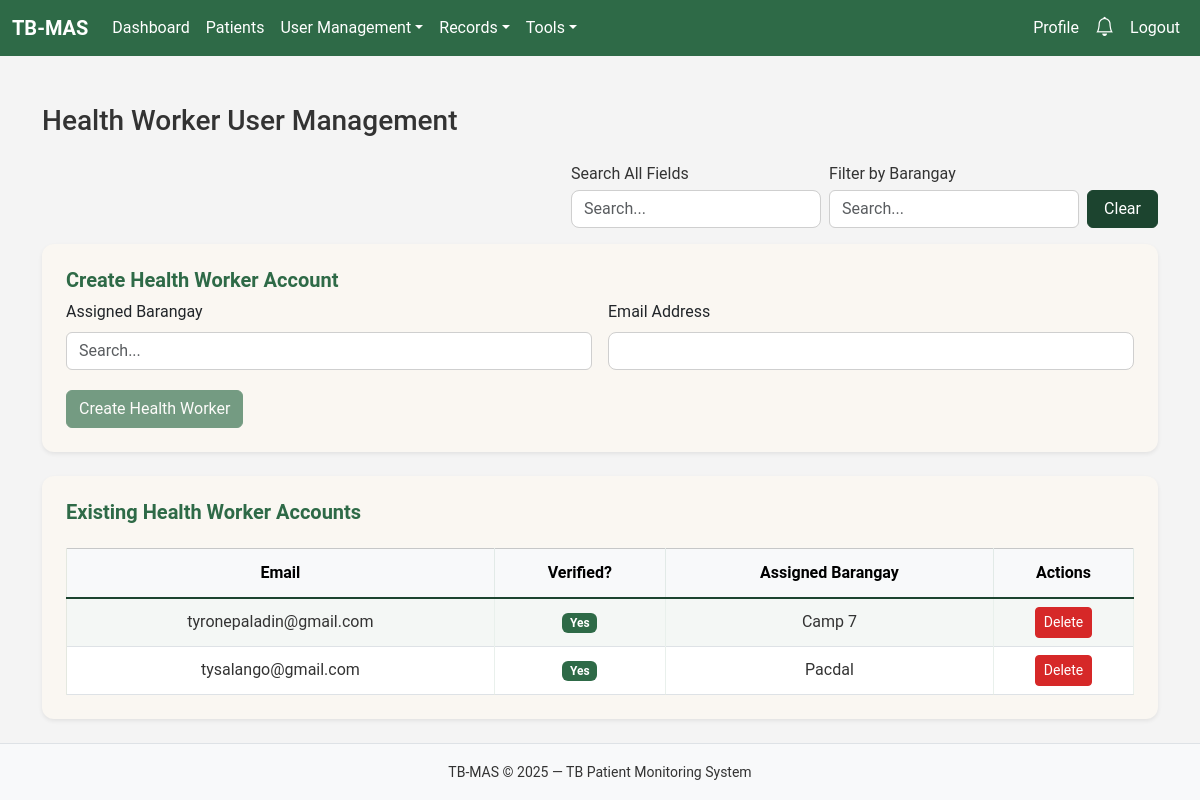
The app's page /public/admin/create_health_worker.php (signed in), older data.
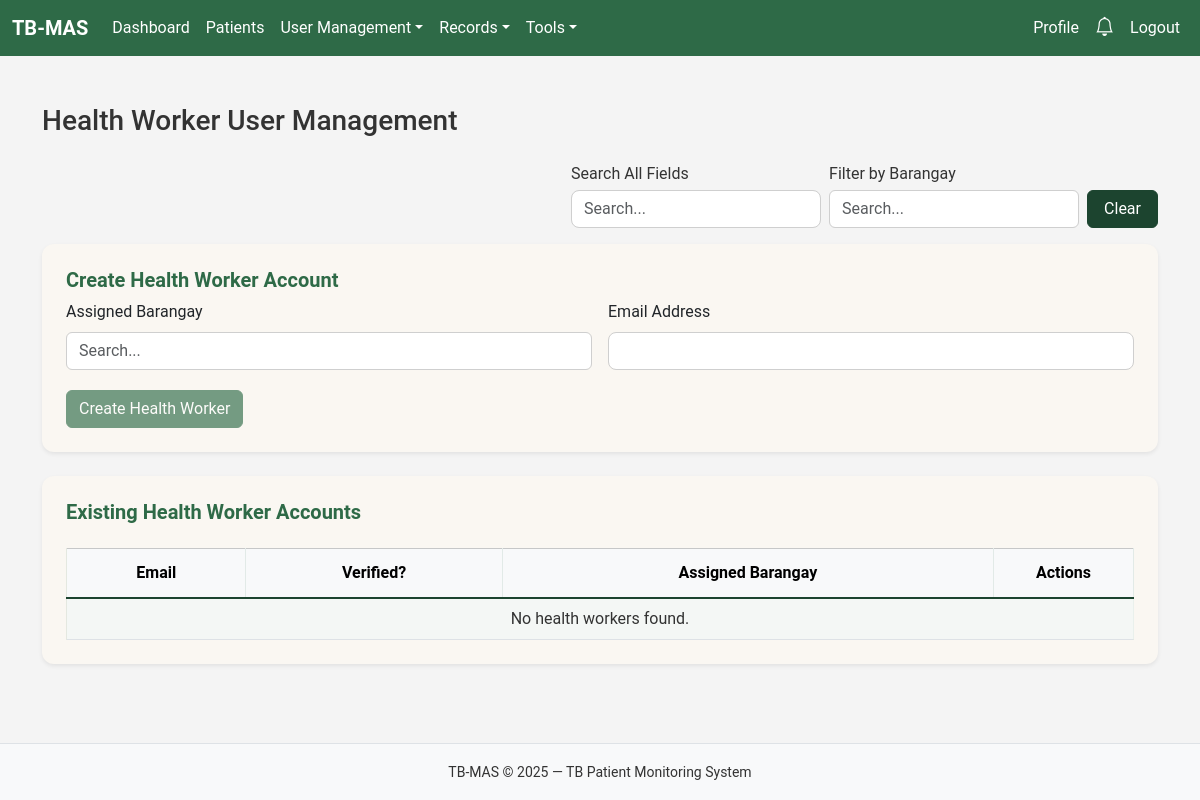
The same page, newer data.
### tables this page shows
CREATE TABLE `users` (
  `user_id` int(11) NOT NULL,
  `email` varchar(150) NOT NULL,
  `password_hash` varchar(255) NOT NULL,
  `role` enum('super_admin','health_worker','patient') NOT NULL,
  `barangay_assigned` varchar(100) DEFAULT NULL,
  `is_verified` tinyint(4) DEFAULT 0,
  `verification_token` varchar(150) DEFAULT NULL,
  `password_reset_required` tinyint(4) DEFAULT 1,
  `created_at` timestamp NOT NULL DEFAULT current_timestamp()
);

### public/admin/create_health_worker.php (the view, shortened to what this page needs)
<?php
require_once __DIR__ . '/../partials/header.php';
require_once __DIR__ . '/../partials/navbar.php';
$pdo = getDB();
$q = trim($_GET['q'] ?? '');
$sql = "SELECT * FROM users WHERE role = 'health_worker'";
$params = [];
$sql .= " ORDER BY created_at DESC";
$stmt = $pdo->prepare($sql);
$stmt->execute($params);
$healthWorkers = $stmt->fetchAll();
?>
<div class="container py-4">
  <h3 class="mb-4">Health Worker User Management</h3>
  <form class="d-flex justify-content-end mb-3"
        method="GET"
        action="/WEBSYS_FINAL_PROJECT/public/"
        data-ajax="health_workers">
      <div class="d-flex gap-2" style="max-width: 900px;">
        <div class="d-flex flex-column" style="width: 250px;">
          <label class="form-label mb-1">Search All Fields</label>
          <input name="q" value="<?= htmlspecialchars($q) ?>" class="form-control" placeholder="Search...">
        </div>
        <div class="d-flex flex-column" style="width: 250px;">
          <label class="form-label mb-1">Filter by Barangay</label>
        </div>
        <button type="button" class="btn btn-secondary search-clear-btn"
                onclick="clearFilters(this.closest('form'))">
          Clear
        </button>
      </div>
  </form>
  <div class="card shadow-sm p-4 mb-4">
    <h5>Create Health Worker Account</h5>
    <form method="POST" class="row g-3" action="/WEBSYS_FINAL_PROJECT/public/?route=user/create_health_worker">
      <div class="col-md-6">
        <label class="form-label">Assigned Barangay</label>
      </div>
      <div class="col-md-6">
        <label class="form-label">Email Address</label>
        <input type="email" name="email" class="form-control" required>
      </div>
      <div class="col-12">
        <button type="submit" class="btn btn-primary">Create Health Worker</button>
      </div>
    </form>
  </div>
  <div class="card shadow-sm p-4">
    <h5>Existing Health Worker Accounts</h5>
    <div class="table-responsive mt-3">
      <table class="table table-bordered table-striped align-middle">
        <thead class="table-light">
          <tr style="text-align: center;">
            <th>Email</th>
            <th>Verified?</th>
            <th>Assigned Barangay</th>
            <th style="width:140px; min-width:120px;">Actions</th>
          </tr>
        </thead>
        <tbody class="hw-table-body">
        <?php if ($healthWorkers): foreach ($healthWorkers as $hw): ?>
          <tr>
            <td class="text-center"><?= htmlspecialchars($hw['email']) ?></td>
            <td class="text-center"><?= $hw['is_verified']
                  ? '<span class="badge bg-success">Yes</span>'
                  : '<span class="badge bg-warning text-dark">No</span>' ?>
            </td>
            <td class="text-center"><?= htmlspecialchars($hw['barangay_assigned']) ?></td>
            <td class="text-center">
              <a href="/WEBSYS_FINAL_PROJECT/public/?route=user/delete_user&id=<?= $hw['user_id'] ?>"
                onclick="return confirm('Delete this user?');"
                class="btn btn-danger btn-sm">Delete</a>
            </td>
          </tr>
        <?php endforeach; else: ?>
          <tr><td colspan="4" class="text-center text-muted">No health workers found.</td></tr>
        <?php endif; ?>
        </tbody>
      </table>
    </div>
  </div>
</div>
<?php include __DIR__ . '/../partials/footer.php'; ?>

Row changes from the older to the newer data that the page shows:
removed users: email "tyronepaladin@gmail.com", is_verified "Yes", barangay_assigned "Camp 7"
removed users: email "tysalango@gmail.com", is_verified "Yes", barangay_assigned "Pacdal"
Text that changed along with them:
text now shown: "No health workers found."
